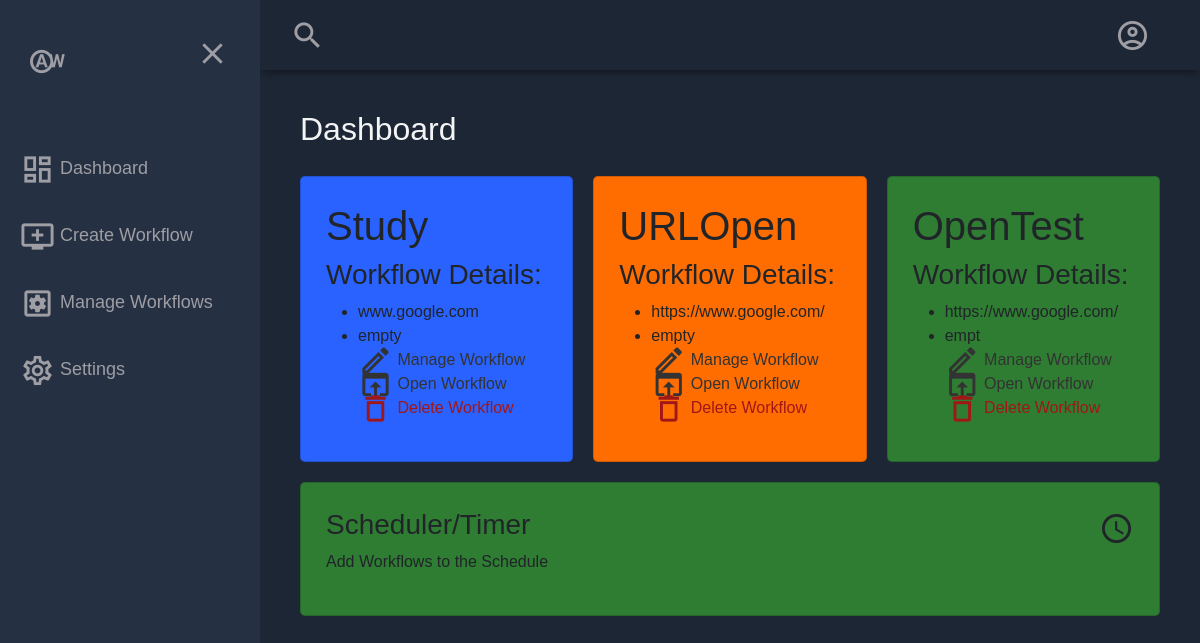
The app's page /dashboard, older data.
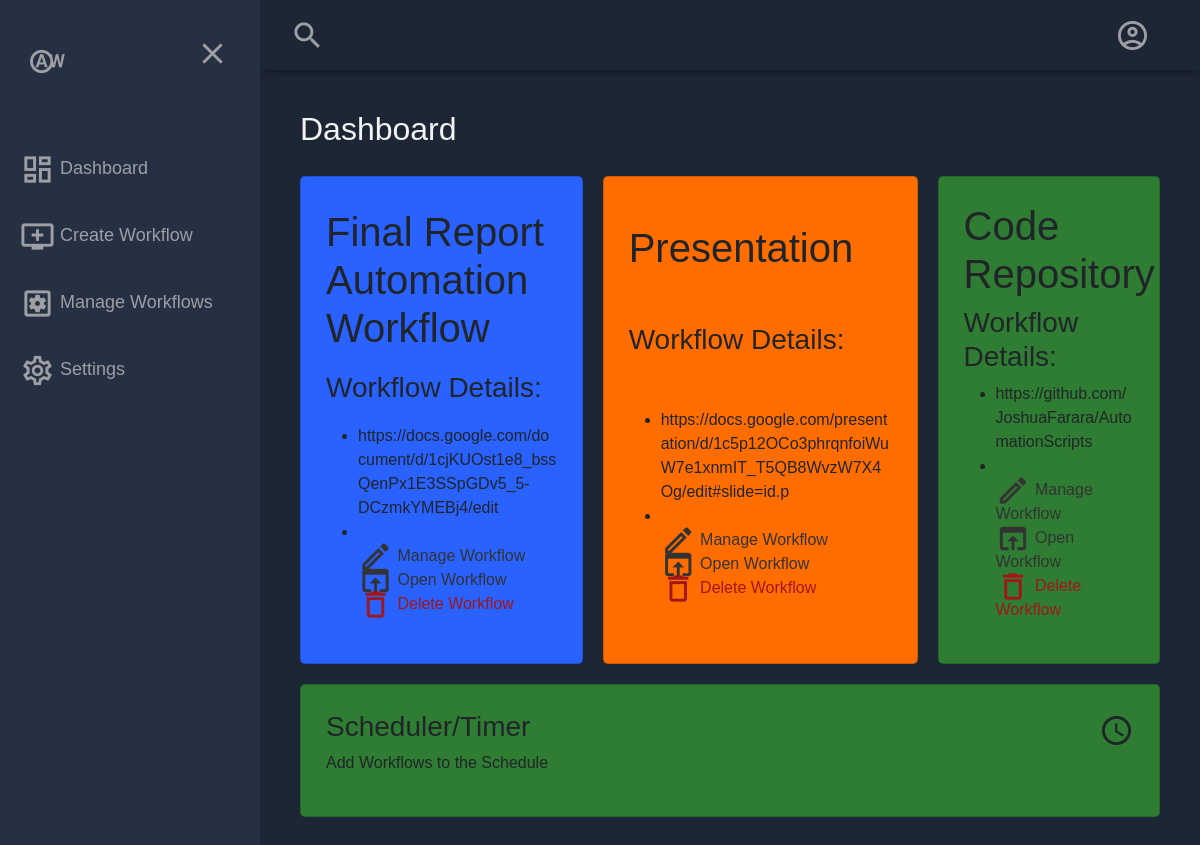
The same page, newer data.
### app.py (models this page shows, shortened)
class workflows(db.Model):
    id = db.Column(db.Integer, primary_key=True)
    workflow_name = db.Column(db.String(100), nullable=False)
    website_urls = db.Column(db.String(500), nullable=False)
    hotkeys = db.Column(db.String(100))
    date_created = db.Column(db.DateTime, default=datetime.utcnow)

### app.py (the view)
@app.route("/dashboard")
def dashboard():
    all_workflows = workflows.query.order_by(workflows.date_created).all()
    chunk_size = 4
    divided_workflows = [all_workflows[i:i + chunk_size] for i in range(0, len(all_workflows), chunk_size)]
    return render_template('dashboard.html', divided_workflows=divided_workflows)

### templates/dashboard.html (shortened to what this page needs)
{% extends 'base.html' %}
{% block content %}
        <main class="main-container">
            <div class="main-title">
                <h2>Dashboard</h2>
            </div>
            {% for workflows_chunk in divided_workflows %}
                <div class="main-cards">
                    {% for workflow in workflows_chunk %}
                    <div class="card">
                        <div class="card-inner">
                            <h1>{{ workflow.workflow_name }}</h1>
                        </div>
                        <h3>Workflow Details:</h3>
                        <ul class="card-list">
                            <li class="card-list-item">
                                <span>{{ workflow.website_urls }}</span>
                            </li>
                            <li class="card-list-item">
                                <span>{{ workflow.hotkeys }}</span>
                            </li>
                            <a href="#" class="workflow-link">
                                <span class="material-icons-outlined">edit</span> Manage Workflow
                            </a>
                            <a href="#" class="workflow-link" onclick="openWorkflow('{{ workflow.website_urls}}')">
                                <span class="material-icons-outlined">open_in_browser</span> Open Workflow
                            </a>
                            <a href="/delete/{{ workflow.id }}" class="workflow-link delete-link">
                                <span class="material-icons-outlined">delete</span> Delete Workflow
                            </a>
                        </ul>
                    </div>
                    {% endfor %}
                </div>
            {% endfor %}
                <div class="card">
                    <div class="card-inner">
                        <h3>Scheduler/Timer</h3>
                        <span class="material-icons-outlined">schedule</span>
                    </div>
                    <div>
                        <p>Add Workflows to the Schedule</p>
                    </div>
                </div>
        </main>
{% endblock %}

### templates/base.html (shortened to what this page needs)
<!DOCTYPE html>
<html lang="en">
<head>
    <link href="https://cdn.jsdelivr.net/npm/bootstrap@5.3.2/dist/css/bootstrap.min.css" rel="stylesheet">
    <link rel="stylesheet" href="{{ url_for('static', filename='css/main.css') }}">
</head>
<body>
    <div class="grid-container">
        <header class="header">
          <div class="header-left">
            <span class="material-icons-outlined">search</span>
          </div>
          <div class="header-right">
            <a href="{{ url_for('login') }}" class="header-icon-link">
                <span class="material-icons-outlined">account_circle</span>
            </a>
        </div>
        </header>
        <aside id="sidebar">
          <div class="sidebar-title">
            <div class="sidebar-brand">
              <span class="material-icons-outlined">wb_auto</span>
            </div>
            <div>
              <span class="material-icons-outlined" onclick="closeSidebar()">close</span>
            </div>
          </div>
          <ul class="sidebar-list">
            <li class="sidebar-list-item">
                <a href="{{ url_for('dashboard') }}">
                <span class="material-icons-outlined">dashboard</span> Dashboard
                </a>
            </li>
            <li class="sidebar-list-item">
                <a href="{{ url_for('createwf') }}">
                <span class="material-icons-outlined">add_to_queue</span> Create Workflow
                </a>
            </li>
            <li class="sidebar-list-item">
                <a href="{{ url_for('manage') }}">
                <span class="material-icons-outlined">settings_applications</span> Manage Workflows
                </a>
            </li>
            <li class="sidebar-list-item">
              <span class="material-icons-outlined">settings</span> Settings
            </li>
          </ul>
        </aside>
        <main class="main-container">
            {% block content %}{% endblock %}
</body>
</html>

### static/css/main.css (style rules this page uses)
body { margin: 0; padding: 0; background-color: #1d2634; color: #9e9ea4; font-family: "Merriweather", sans-serif; }
.material-icons-outlined { vertical-align: middle; line-height: 1px; font-size: 35px; }
.grid-container { display: grid; grid-template-columns: 260px 1fr 1fr 1fr; grid-template-rows: 0.2fr 3fr; grid-template-areas: 'sidebar header header header' 'sidebar main main main' ; height: 100vh; }
.header { grid-area: header; height: 70px; display: flex; align-items: center; justify-content: space-between; padding: 0 30px 0 30px; box-shadow: 0 6px 7px -3px rgba(0, 0, 0, 0.35); }
.header-right { padding: 20px 20px 20px 20px; display: flex; align-items: center; }
.header-icon-link { text-decoration: none; color: inherit; margin-right: 10px; }
.header-icon-link:last-child { margin-right: 0; }
#sidebar { grid-area: sidebar; height: 100%; background-color: #263043; overflow-y: auto; transition: all 0.5s; -webkit-transition: all 0.5s; }
.sidebar-title { display: flex; justify-content: space-between; align-items: center; padding: 30px 30px 30px 30px; margin-bottom: 30px; }
.sidebar-brand { margin-top: 15px; font-size: 20px; font-weight: 700; }
.sidebar-list { padding: 0; margin-top: 15px; list-style-type: none; }
.sidebar-list-item { padding: 20px 20px 20px 20px; font-size: 18px; }
.sidebar-list-item a { width: 100%; text-decoration: none; color: inherit; display: inherit; }
.main-container { grid-area: main; overflow-y: auto; padding: 20px 20px; color: rgba(255, 255, 255, 0.95); }
.main-title { display: flex; justify-content: space-between; }
.main-cards { display: flex; grid-template-columns: 1fr 1fr 1fr 1fr; gap: 20px; margin: 20px 0; }
.card { display: flex; flex-direction: column; justify-content: space-around; padding: 25px; border-radius: 5px; }
.card:first-child { background-color: #2962ff; }
.card:nth-child(2) { background-color: #ff6d00; }
.card:nth-child(3) { background-color: #2e7d32; }
.card-inner { display: flex; align-items: center; justify-content: space-between; }
.workflow-link { display: inline-block; margin-right: 10px; text-decoration: none; color: #333; }
.delete-link { color: rgb(161, 23, 23); }

Row changes from the older to the newer data that the page shows:
removed workflows: workflow_name "Study", website_urls "www.google.com", hotkeys "empty"
removed workflows: workflow_name "URLOpen", website_urls "https://www.google.com/", hotkeys "empty"
removed workflows: workflow_name "OpenTest", website_urls "https://www.google.com/", hotkeys "empt"
added workflows: workflow_name "Final Report Automation Workflow", website_urls "https://docs.google.com/document/d/1cjKUOst1e8_bssQenPx1E3SSpGDv5_5-DCzmkYMEBj4/edit"
added workflows: workflow_name "Presentation", website_urls "https://docs.google.com/presentation/d/1c5p12OCo3phrqnfoiWuW7e1xnmIT_T5QB8WvzW7X4Og/edit#slide=id.p"
added workflows: workflow_name "Code Repository", website_urls "https://github.com/JoshuaFarara/AutomationScripts"
